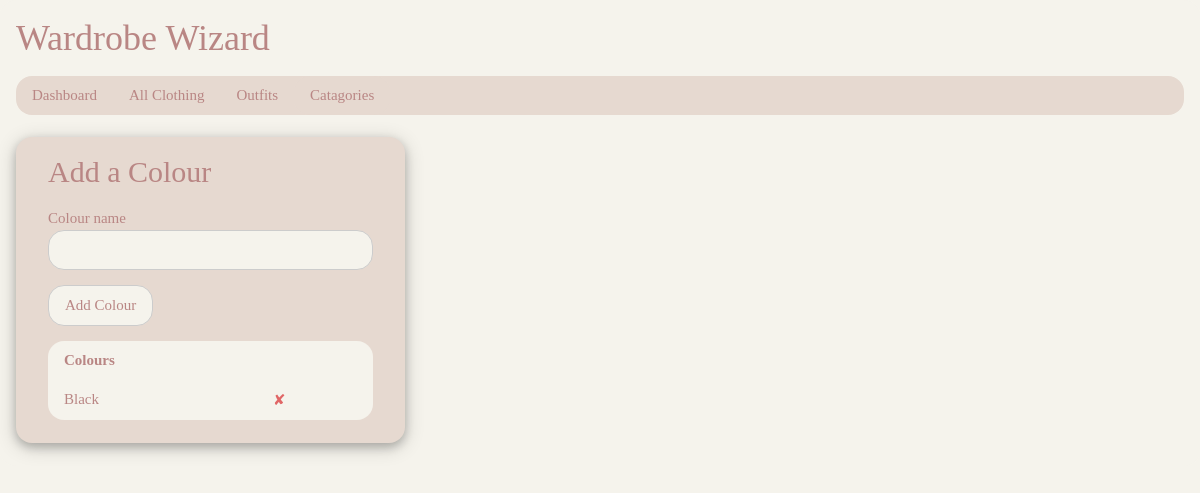
Page /colours (signed in) on the earlier database version.
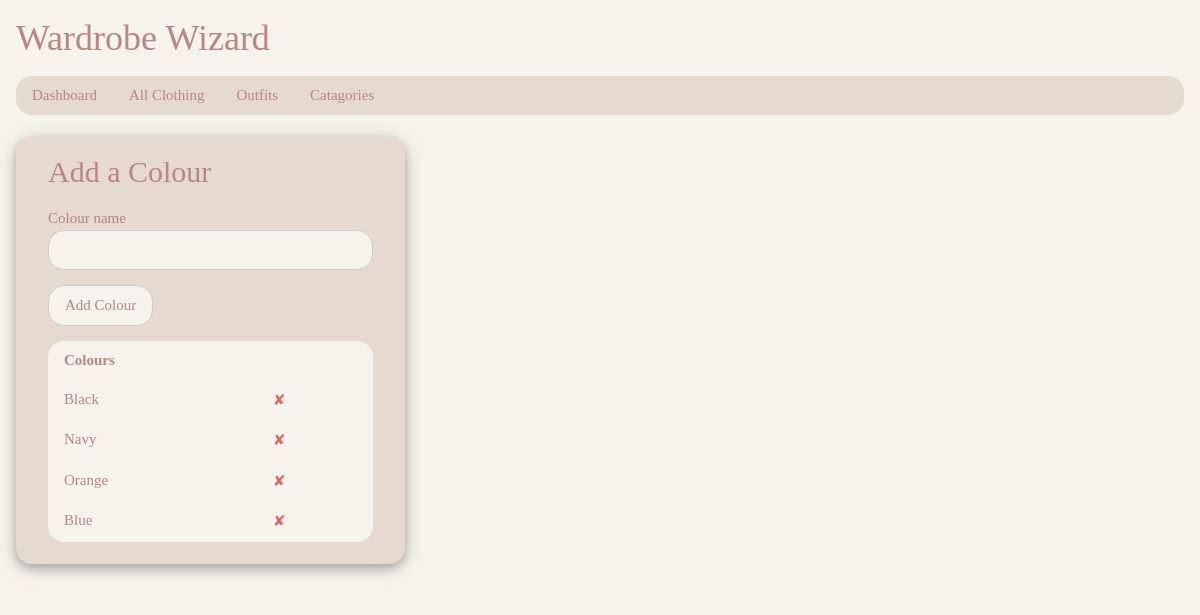
Same page on the later database version.
### tables this page shows
CREATE TABLE colour (colour_id INTEGER PRIMARY KEY, colour_name TEXT, user_id INTEGER REFERENCES user (user_id));

### app.py (the view, shortened to what this page needs)
@app.route('/colours', methods=['GET', 'POST'])
def add_colour():
    if 'user_id' in session:
        user_id = session['user_id']
        return viewcolours(user_id)
    else:
        return redirect(url_for('login'))

### app.py (called while the page is built)
@app.route('/colours/<int:user_id>')
def viewcolours(user_id):
    if 'user_id' in session:
        user_id = session['user_id']
        db = sqlite3.connect(DB)
        cursor = db.cursor()
        cursor.execute("SELECT * FROM colour WHERE user_id =?",(user_id,))
        colours_results = cursor.fetchall()
        db.close()
        return render_template("colours.html", user_id=user_id, colours_results=colours_results)
    else:
        return redirect(url_for('login'))

### templates/colours.html
{% extends "base.html" %}
{% block body %}
<br>
<div class="w3-col s4">
  <div class="w3-container colour5 w3-round-xlarge w3-card-4">
    <form class="w3-container" action="{{ url_for('add_colour') }}" method="POST">
      <h2 class="heading-padding">Add a Colour</h2>
      <label> Colour name</label>
      <input name="colour_name" type="text" maxlength="25" placeholder=" " class="w3-input w3-border" required>
      <p><input button type="submit" value="Add Colour" class="w3-ckp-button w3-round-xlarge colour4 w3-border"></p>
    </form>
  <div class="w3-container">
    <table class="w3-ckp-table colour4">
      <tr>
        <th>Colours</th>
        <th></th>
      </tr>
      {% for item in colours_results %}
      <tr>
        <td>{{ item[1] }}</td>
        <td>
          <form method="POST" action="{{ url_for('delete_colour', ID=item[0]) }}">
            <input type="submit" title="Delete" class="input delete-button" value="&#10008;" onclick="return confirm('Are you sure you want to delete this Colour?')">
          </form>
        </td>
      </tr>
      {% endfor %}
    </table>
    <br>
    </div>
  </div>
  <br>
  </div>
</div>
<br>
{% endblock %}

Differences in the rows shown:
added colour: colour_name "Navy"
added colour: colour_name "Orange"
added colour: colour_name "Blue"
